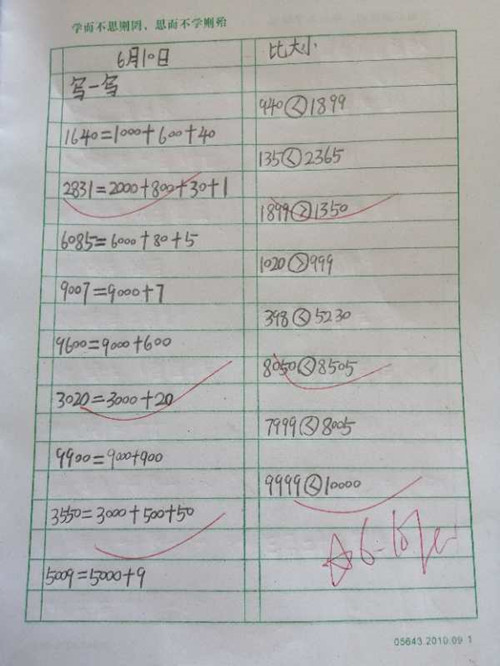
#> input picture math.jpg, 500 x 666 px
$ python adapdinary.py
#> lines starting #> are read from the running program, lines starting #| are printed output that depends on the picture; after the words box and inside, x2 and y2 are one past the last pixel; in counts of white or black regions, pixels touching at a corner belong together
# 自适应阈值二值化
import cv2
import numpy as np

img = cv2.imread('math.jpg')
#> img is the input picture: shape (666, 500, 3); mean B, G, R 174.1, 175.5, 174.7
img1 = cv2.cvtColor(img, cv2.COLOR_BGR2GRAY)

dst = cv2.adaptiveThreshold(img1, 255, cv2.ADAPTIVE_THRESH_GAUSSIAN_C, cv2.THRESH_BINARY, 11, 0)
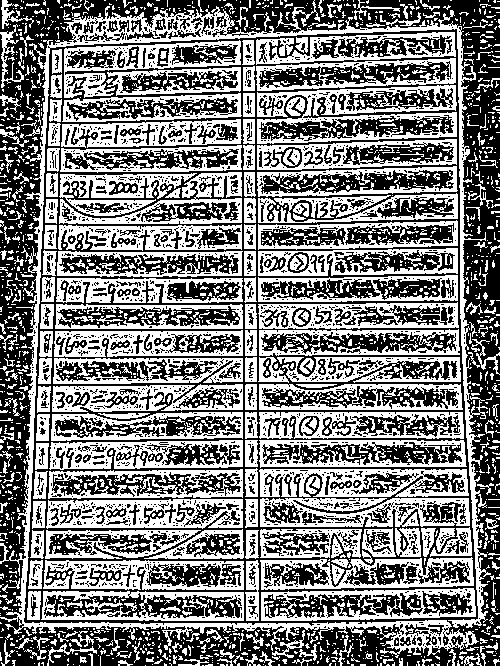
#> dst: shape (666, 500); 49.3% white; 2316 white regions (1911 under 20 px), largest, box (x1, y1, x2, y2) and area: (0, 0, 491, 658) 15069, (257, 85, 457, 144) 4839, (46, 499, 243, 529) 3750


cv2.imshow('img', img)
cv2.imshow('gray', img1)
cv2.imshow('dst', dst)

cv2.waitKey(0)
